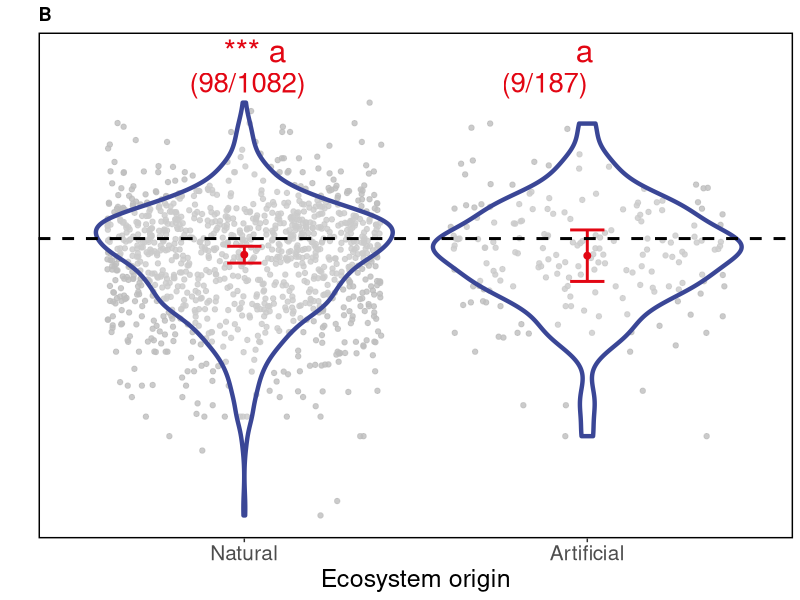
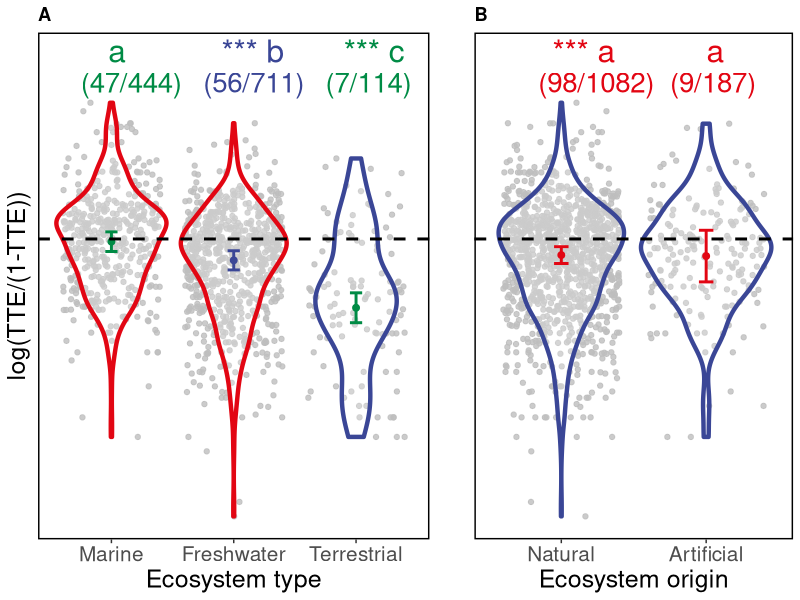

These charts were generated, in order, by the following R code:
library(ggplot2)
library(cowplot)
ES.eco<- read.csv('Ecosystem.csv', header = T)
newdata<- read.csv('mixed model.csv', header = T)
newdata$Ecosystem.type2=factor(newdata$Ecosystem.type2,levels = c("Marine","Freshwater","Terrestrial"))
newdata$Ecosystem.origin=factor(newdata$Ecosystem.origin,levels = c("Natural","Artificial"))
newdata$new_eff=log(newdata$eff/(1-newdata$eff))
ES.eco$sig.ano=paste(ES.eco$sig,ES.eco$ano)
ES.eco.type=ES.eco[ES.eco$Variable=="Ecosystem type",]

plot.type=ggplot()+ 
  geom_jitter(data=newdata, aes(x = Ecosystem.type2, y = new_eff),color="grey",alpha=0.8, show.legend = FALSE)+
  geom_violin(data=newdata,aes(x = Ecosystem.type2, y = new_eff,color=Ecosystem.type2),alpha=0.2,size=1.5, show.legend = FALSE)+
  geom_errorbar(data=ES.eco.type,aes(x=1:3,ymin=lb, ymax=ub,color=factor(Cat),group=factor(Cat) ),width=0.1,cex=1,alpha=1, show.legend = FALSE)+ 
  geom_point(data=ES.eco.type,aes(x=1:3,y=b,group=factor(Cat) ,color=factor(Cat)),cex=2,shape=19, show.legend = FALSE)+
  geom_text(data=ES.eco.type,aes(x=c(1:3)-0.1,y=4.3 ,label=sig.ano,color=factor(Cat)),size=8,hjust=0,vjust=0.3, show.legend = FALSE)+
  geom_text(data=ES.eco.type,aes(x=c(1:3)-0.25,y=3.2 ,label=N,color=factor(Cat)),size=7,hjust=0,vjust=0.3, show.legend = FALSE)+
  
  scale_colour_manual(values=c("#E20613","#E20613","#3A4696","#3A4696","#008B45FF","#008B45FF"),name=" ")+
  geom_hline(aes(yintercept =log(1/9)),color="black",size=1,lty=2) +
  xlab("Ecosystem type")+
  ylab("log(TTE/(1-TTE))")+
  ggtitle(label =expression(bold("A")) )+
  theme(#axis.title.y = element_blank(),
    #axis.text.y = element_text(size=15),
    #axis.line.y = element_blank(),
    #axis.ticks.y = element_blank(),
    axis.text.x =element_text(size=15),
    axis.title = element_text(hjust=0.5,size=18),
    legend.position = 'top',
    legend.key = element_blank(),
    #panel.grid.major = element_blank(),
    #panel.grid.minor = element_blank(),
    panel.background = element_rect(fill = "white"),
    panel.border = element_rect(fill=NA,color="black", size=1, linetype="solid"),
    axis.text.y = element_blank(),
    axis.ticks.y = element_blank(),
    plot.margin = margin(5, 5, 5, 5, "pt"))


ES.eco.origin=ES.eco[ES.eco$Variable=="Ecosystem origin",]

plot.origin=ggplot()+ 
  geom_jitter(data=newdata, aes(x = Ecosystem.origin, y = new_eff),color="grey",alpha=0.8, show.legend = FALSE)+
  geom_violin(data=newdata,aes(x = Ecosystem.origin, y = new_eff,color=Ecosystem.origin),alpha=0.2,size=1.5, show.legend = FALSE)+
  geom_errorbar(data=ES.eco.origin,aes(x=1:2,ymin=lb, ymax=ub,color=factor(Cat),group=factor(Cat) ),width=0.1,cex=1,alpha=1, show.legend = FALSE)+ 
  geom_point(data=ES.eco.origin,aes(x=1:2,y=b,group=factor(Cat) ,color=factor(Cat)),cex=2,shape=19, show.legend = FALSE)+
  geom_text(data=ES.eco.origin,aes(x=c(1:2)-0.06,y=4.3 ,label=sig.ano,color=factor(Cat)),size=8,hjust=0,vjust=0.3, show.legend = FALSE)+
  geom_text(data=ES.eco.origin,aes(x=c(0.84,1.75),y=3.2 ,label=N,color=factor(Cat)),size=7,hjust=0,vjust=0.3, show.legend = FALSE)+
  
  scale_colour_manual(values=c("#3A4696","#3A4696","#E20613","#E20613"),name=" ")+
  geom_hline(aes(yintercept =log(1/9)),color="black",size=1,lty=2) +
  xlab("Ecosystem origin")+
  ylab("")+
  ggtitle(label =expression(bold("B")) )+
  theme(#axis.title.y = element_blank(),
    #axis.text.y = element_text(size=15),
    #axis.line.y = element_blank(),
    #axis.ticks.y = element_blank(),
    axis.text.x =element_text(size=15),
    axis.title = element_text(hjust=0.5,size=18),
    legend.position = 'top',
    legend.key = element_blank(),
    #panel.grid.major = element_blank(),
    #panel.grid.minor = element_blank(),
    panel.background = element_rect(fill = "white"),
    panel.border = element_rect(fill=NA,color="black", size=1, linetype  ="solid"),
    axis.text.y = element_blank(),
    axis.ticks.y = element_blank(),
    plot.margin = margin(5, 5, 5, 5, "pt"))
plot.origin

pdf("Ecosystem.pdf",width = 12,height = 6)

plot_grid(plot.type,plot.origin,nrow = 1,  rel_widths = c(1.2,1),align = "h")
dev.off()
